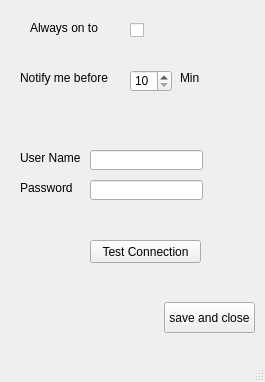
<?xml version="1.0" encoding="UTF-8"?>
<ui version="4.0">
 <class>MainWindow</class>
 <widget class="QMainWindow" name="MainWindow">
  <property name="geometry">
   <rect>
    <x>0</x>
    <y>0</y>
    <width>265</width>
    <height>382</height>
   </rect>
  </property>
  <property name="windowTitle">
   <string>MainWindow</string>
  </property>
  <widget class="QWidget" name="centralwidget">
   <widget class="QCheckBox" name="checkBox">
    <property name="geometry">
     <rect>
      <x>130</x>
      <y>20</y>
      <width>41</width>
      <height>21</height>
     </rect>
    </property>
    <property name="text">
     <string/>
    </property>
   </widget>
   <widget class="QLabel" name="label">
    <property name="geometry">
     <rect>
      <x>20</x>
      <y>70</y>
      <width>101</width>
      <height>16</height>
     </rect>
    </property>
    <property name="text">
     <string>Notify me before </string>
    </property>
   </widget>
   <widget class="QLabel" name="label_3">
    <property name="geometry">
     <rect>
      <x>30</x>
      <y>20</y>
      <width>68</width>
      <height>16</height>
     </rect>
    </property>
    <property name="text">
     <string>Always on top</string>
    </property>
   </widget>
   <widget class="QLabel" name="label_2">
    <property name="geometry">
     <rect>
      <x>180</x>
      <y>70</y>
      <width>101</width>
      <height>16</height>
     </rect>
    </property>
    <property name="text">
     <string>Min</string>
    </property>
   </widget>
   <widget class="QSpinBox" name="spinBox">
    <property name="geometry">
     <rect>
      <x>130</x>
      <y>70</y>
      <width>42</width>
      <height>22</height>
     </rect>
    </property>
    <property name="minimum">
     <number>10</number>
    </property>
    <property name="maximum">
     <number>2000</number>
    </property>
   </widget>
   <widget class="QLineEdit" name="username">
    <property name="geometry">
     <rect>
      <x>90</x>
      <y>180</y>
      <width>113</width>
      <height>20</height>
     </rect>
    </property>
   </widget>
   <widget class="QLabel" name="label_4">
    <property name="geometry">
     <rect>
      <x>20</x>
      <y>150</y>
      <width>101</width>
      <height>16</height>
     </rect>
    </property>
    <property name="text">
     <string>User Name</string>
    </property>
   </widget>
   <widget class="QLabel" name="label_5">
    <property name="geometry">
     <rect>
      <x>20</x>
      <y>180</y>
      <width>101</width>
      <height>16</height>
     </rect>
    </property>
    <property name="text">
     <string>Password</string>
    </property>
   </widget>
   <widget class="QLineEdit" name="lineEdit_2">
    <property name="geometry">
     <rect>
      <x>90</x>
      <y>150</y>
      <width>113</width>
      <height>20</height>
     </rect>
    </property>
   </widget>
   <widget class="QPushButton" name="close">
    <property name="geometry">
     <rect>
      <x>164</x>
      <y>302</y>
      <width>91</width>
      <height>31</height>
     </rect>
    </property>
    <property name="text">
     <string>save and close</string>
    </property>
   </widget>
   <widget class="QPushButton" name="testConnection">
    <property name="geometry">
     <rect>
      <x>90</x>
      <y>240</y>
      <width>111</width>
      <height>23</height>
     </rect>
    </property>
    <property name="text">
     <string>Test Connection</string>
    </property>
   </widget>
  </widget>
  <widget class="QMenuBar" name="menubar">
   <property name="geometry">
    <rect>
     <x>0</x>
     <y>0</y>
     <width>265</width>
     <height>21</height>
    </rect>
   </property>
  </widget>
  <widget class="QStatusBar" name="statusbar"/>
 </widget>
 <resources/>
 <connections/>
</ui>
